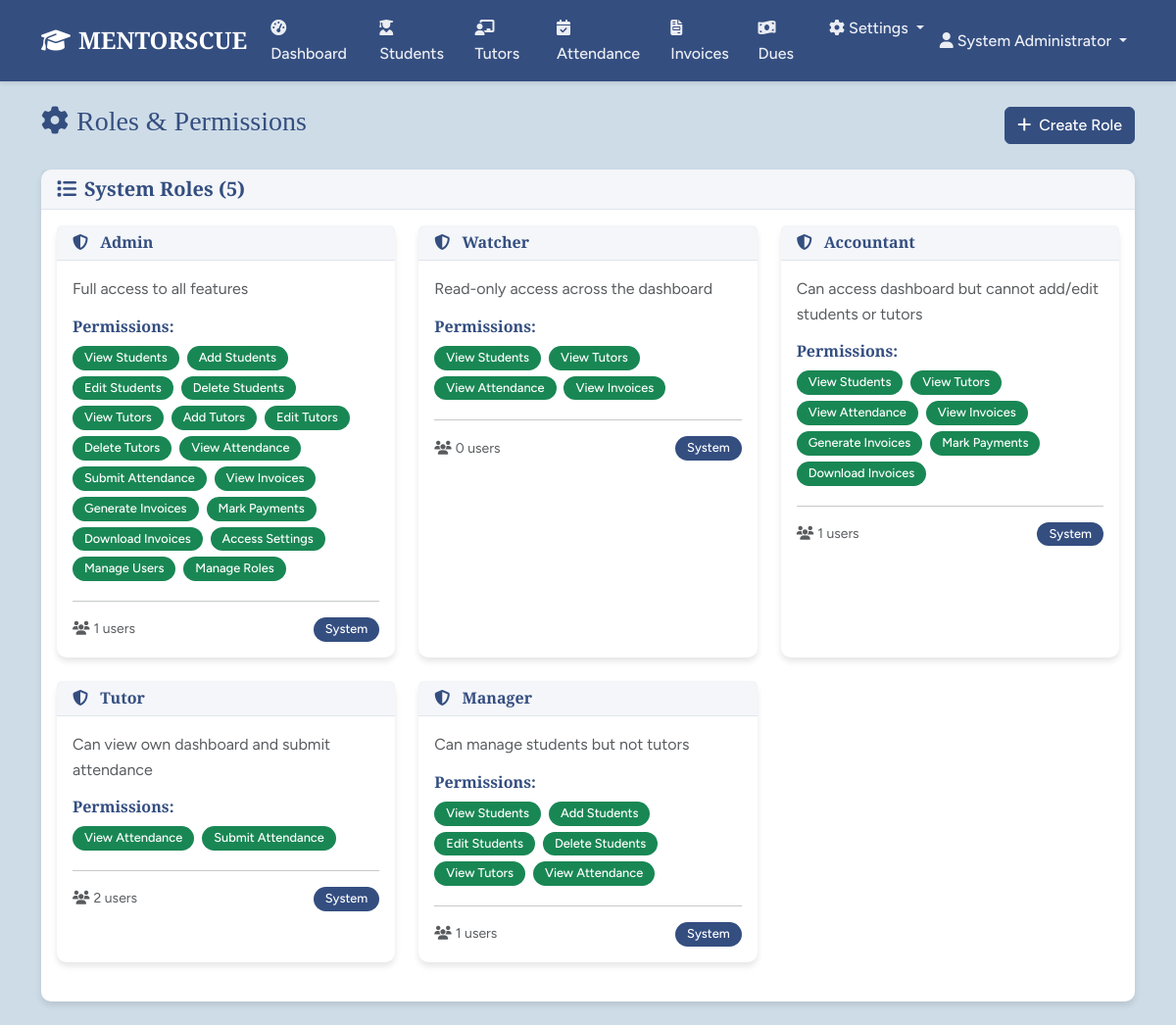
/admin/roles (signed in), run on the app's committed database.
### models.py (models this page shows, shortened)
class User(UserMixin, db.Model):
    id = db.Column(db.Integer, primary_key=True)
    username = db.Column(db.String(80), unique=True, nullable=False)
    password_hash = db.Column(db.String(256), nullable=False)
    email = db.Column(db.String(120), unique=True, nullable=True)
    full_name = db.Column(db.String(120), nullable=True)
    mobile = db.Column(db.String(20), nullable=True)
    created_at = db.Column(db.DateTime, default=datetime.utcnow)
    last_login = db.Column(db.DateTime)
    is_active = db.Column(db.Boolean, default=True)
    remember_me = db.Column(db.Boolean, default=False)
    roles = db.relationship('Role', secondary=user_roles, backref='users')
    def has_role(self, role_name):
        return any(role.name == role_name for role in self.roles)
    def has_permission(self, permission):
        return any(role.has_permission(permission) for role in self.roles)
    def is_tutor_user(self):
        return self.has_role('Tutor')

class Role(db.Model):
    id = db.Column(db.Integer, primary_key=True)
    name = db.Column(db.String(80), unique=True, nullable=False)
    description = db.Column(db.String(255))
    permissions = db.Column(db.Integer, default=0)
    is_default = db.Column(db.Boolean, default=False)
    is_custom = db.Column(db.Boolean, default=False)
    created_at = db.Column(db.DateTime, default=datetime.utcnow)
    def has_permission(self, perm):
        return self.permissions & perm == perm

### routes.py (the view)
@app.route('/admin/roles')
@login_required
@permission_required(Permission.MANAGE_ROLES)
def roles_permissions():
    roles = Role.query.all()
    return render_template('roles_permissions.html', roles=roles)

### app.py (called while the page is built)
@login_manager.user_loader
def load_user(user_id):
    from models import User
    return User.query.get(int(user_id))

### routes.py (called while the page is built)
@app.context_processor
def inject_permissions():
    return dict(Permission=Permission, User=User, Role=Role, Student=Student, Tutor=Tutor,
                Attendance=Attendance, StudentInvoice=StudentInvoice,
                TutorReceipt=TutorReceipt, Announcement=Announcement, Settings=Settings,
                datetime=datetime, db=db, timedelta=timedelta)

### utils.py (called while the page is built)
def permission_required(permission):
    def decorator(f):
        from functools import wraps
        @wraps(f)
        def decorated_function(*args, **kwargs):
            from flask_login import current_user
            from flask import abort
            if not current_user.is_authenticated:
                return redirect(url_for('auth.login'))
            if not current_user.has_permission(permission):
                abort(403)
            return f(*args, **kwargs)
        return decorated_function
    return decorator

### templates/roles_permissions.html (shortened to what this page needs)
{% extends "base.html" %}
{% block content %}
<div class="container">
    <div class="row">
        <div class="col-12">
            <div class="d-flex justify-content-between align-items-center mb-4">
                <h1 class="h3 text-primary">
                    <i class="fas fa-cog me-2"></i>Roles & Permissions
                </h1>
                <button class="btn btn-primary" data-bs-toggle="modal" data-bs-target="#addRoleModal">
                    <i class="fas fa-plus me-2"></i>Create Role
                </button>
            </div>
        </div>
    </div>
    <div class="row">
        <div class="col-12">
            <div class="card">
                <div class="card-header">
                    <h5 class="card-title mb-0">
                        <i class="fas fa-list me-2"></i>System Roles ({{ roles|length }})
                    </h5>
                </div>
                <div class="card-body">
                    {% if roles %}
                    <div class="row">
                        {% for role in roles %}
                        <div class="col-md-6 col-lg-4 mb-4">
                            <div class="card h-100 {% if not role.is_custom %}border-primary{% endif %}">
                                <div class="card-header d-flex justify-content-between align-items-center">
                                    <h6 class="card-title mb-0">
                                        {% if not role.is_custom %}
                                            <i class="fas fa-shield-alt text-primary me-2"></i>
                                        {% else %}
                                            <i class="fas fa-user-tag text-secondary me-2"></i>
                                        {% endif %}
                                        {{ role.name }}
                                    </h6>
                                </div>
                                <div class="card-body">
                                    <p class="card-text text-muted mb-3">{{ role.description }}</p>
                                    <h6 class="text-primary mb-2">Permissions:</h6>
                                    <div class="permissions-list">
                                        {% for perm_value, perm_name in permission_names.items() %}
                                            {% if role.has_permission(perm_value) %}
                                                <span class="badge bg-success me-1 mb-1">{{ perm_name }}</span>
                                            {% endif %}
                                        {% endfor %}
                                    </div>
                                    <hr>
                                    <div class="d-flex justify-content-between align-items-center">
                                        <small class="text-muted">
                                            <i class="fas fa-users me-1"></i>{{ role.users|length }} users
                                        </small>
                                        {% if not role.is_custom %}
                                            <span class="badge bg-primary">System</span>
                                        {% else %}
                                            <span class="badge bg-secondary">Custom</span>
                                        {% endif %}
                                    </div>
                                </div>
                            </div>
                        </div>
                        {% endfor %}
                    </div>
                    {% else %}
                    <div class="text-center py-5">
                        <i class="fas fa-user-tag fa-4x text-muted mb-4"></i>
                        <h4 class="text-muted">No Roles Found</h4>
                        <p class="text-muted">Start by creating your first role</p>
                    </div>
                    {% endif %}
                </div>
            </div>
        </div>
    </div>
</div>
{% endblock %}

### templates/base.html (shortened to what this page needs)
<!DOCTYPE html>
<html lang="en">
<head>
    <link href="https://cdn.jsdelivr.net/npm/bootstrap@5.3.0/dist/css/bootstrap.min.css" rel="stylesheet">
    <link href="https://cdnjs.cloudflare.com/ajax/libs/font-awesome/6.4.0/css/all.min.css" rel="stylesheet">
    <link href="{{ url_for('static', filename='css/style.css') }}" rel="stylesheet">
</head>
<body>
    {% if current_user.is_authenticated %}
    <nav class="navbar navbar-expand-lg navbar-dark bg-primary">
        <div class="container">
            <a class="navbar-brand fw-bold" href="{{ url_for('dashboard') }}">
                <i class="fas fa-graduation-cap me-2"></i>MENTORSCUE
            </a>
            <div class="collapse navbar-collapse" id="navbarNav">
                <ul class="navbar-nav me-auto">
                    {% if current_user.is_tutor_user() %}
                        <li class="nav-item">
                            <a class="nav-link" href="{{ url_for('tutor_dashboard') }}">
                                <i class="fas fa-tachometer-alt me-1"></i>Dashboard
                            </a>
                        </li>
                        <li class="nav-item">
                            <a class="nav-link" href="{{ url_for('attendance') }}">
                                <i class="fas fa-calendar-check me-1"></i>Attendance
                            </a>
                        </li>
                    {% else %}
                        <li class="nav-item">
                            <a class="nav-link" href="{{ url_for('dashboard') }}">
                                <i class="fas fa-tachometer-alt me-1"></i>Dashboard
                            </a>
                        </li>
                        {% if current_user.has_permission(Permission.VIEW_STUDENTS) %}
                        <li class="nav-item">
                            <a class="nav-link" href="{{ url_for('students_list') }}">
                                <i class="fas fa-user-graduate me-1"></i>Students
                            </a>
                        </li>
                        {% endif %}
                        {% if current_user.has_permission(Permission.VIEW_TUTORS) %}
                        <li class="nav-item">
                            <a class="nav-link" href="{{ url_for('tutors_list') }}">
                                <i class="fas fa-chalkboard-teacher me-1"></i>Tutors
                            </a>
                        </li>
                        {% endif %}
                        {% if current_user.has_permission(Permission.VIEW_ATTENDANCE) %}
                        <li class="nav-item">
                            <a class="nav-link" href="{{ url_for('attendance') }}">
                                <i class="fas fa-calendar-check me-1"></i>Attendance
                            </a>
                        </li>
                        {% endif %}
                        {% if current_user.has_permission(Permission.VIEW_INVOICES) %}
                        <li class="nav-item">
                            <a class="nav-link" href="{{ url_for('invoices') }}">
                                <i class="fas fa-file-invoice me-1"></i>Invoices
                            </a>
                        </li>
                        {% endif %}
                        {% if current_user.has_permission(Permission.VIEW_STUDENTS) %}
                        <li class="nav-item">
                            <a class="nav-link" href="{{ url_for('dues') }}">
                                <i class="fas fa-money-bill-wave me-1"></i>Dues
                            </a>
                        </li>
                        {% endif %}
                        {% if current_user.has_permission(Permission.ACCESS_SETTINGS) %}
                        <li class="nav-item dropdown">
                            <a class="nav-link dropdown-toggle" href="#" id="settingsDropdown" role="button" data-bs-toggle="dropdown">
                                <i class="fas fa-cog me-1"></i>Settings
                            </a>
                        </li>
                        {% endif %}
                    {% endif %}
                </ul>
                <ul class="navbar-nav">
                    <li class="nav-item dropdown">
                        <a class="nav-link dropdown-toggle" href="#" data-bs-toggle="dropdown">
                            <i class="fas fa-user me-1"></i>{{ current_user.full_name or current_user.username }}
                        </a>
                    </li>
                </ul>
            </div>
        </div>
    </nav>
    {% endif %}
    <main class="py-4">
        {% block content %}{% endblock %}
    </main>
</body>
</html>

### static/css/style.css (style rules this page uses)
:root { --primary-color: #344e80; --secondary-color: #43a24c; --background-color: #cedce7; --text-color: #293958; --title-font: 'Cormorant Garamond', serif; --body-font: 'Figtree', sans-serif; }
body { font-family: var(--body-font); background-color: var(--background-color); color: var(--text-color); line-height: 1.6; }
h1, h2, h3, h4, h5, h6 { font-family: var(--title-font); font-weight: 600; color: var(--primary-color); }
.navbar { background-color: var(--primary-color) !important; box-shadow: 0 2px 4px rgba(0,0,0,0.1); }
.navbar-brand { font-family: var(--title-font); font-weight: 700; font-size: 1.5rem; }
.navbar-nav .nav-link { color: rgba(255,255,255,0.9) !important; font-weight: 500; transition: all 0.3s ease; }
.btn-primary { background-color: var(--primary-color); border-color: var(--primary-color); font-weight: 500; }
.card { border: none; border-radius: 10px; box-shadow: 0 4px 6px rgba(0,0,0,0.1); transition: all 0.3s ease; }
.card-header { background-color: rgba(52, 78, 128, 0.05); border-bottom: 1px solid rgba(52, 78, 128, 0.1); font-weight: 600; }
.card-title { color: var(--primary-color); font-family: var(--title-font); }
.badge { font-weight: 500; font-size: 0.8rem; padding: 6px 12px; border-radius: 20px; }
.text-primary { color: var(--primary-color) !important; }
.bg-primary { background-color: var(--primary-color) !important; }

### data on the page
User: full_name "System Administrator"
Role: is_custom False (drawn), name "Admin", description "Full access to all features", permission_names "View Students" "Add Students" "Edit Students" "Delete Students" "View Tutors" "Add Tutors" "Edit Tutors" "Delete Tutors" "View Attendance" "Submit Attendance" "View Invoices" "Generate Invoices" "Mark Payments" "Download Invoices" "Access Settings" "Manage Users" "Manage Roles", users|length "1"
Role: is_custom False (drawn), name "Watcher", description "Read-only access across the dashboard", permission_names "View Students" "View Tutors" "View Attendance" "View Invoices", users|length "0"
Role: is_custom False (drawn), name "Accountant", description "Can access dashboard but cannot add/edit students or tutors", permission_names "View Students" "View Tutors" "View Attendance" "View Invoices" "Generate Invoices" "Mark Payments" "Download Invoices", users|length "1"
Role: is_custom False (drawn), name "Tutor", description "Can view own dashboard and submit attendance", permission_names "View Attendance" "Submit Attendance", users|length "2"
Role: is_custom False (drawn), name "Manager", description "Can manage students but not tutors", permission_names "View Students" "Add Students" "Edit Students" "Delete Students" "View Tutors" "View Attendance", users|length "1"

### other printed values
{{ roles|length }} "5"
